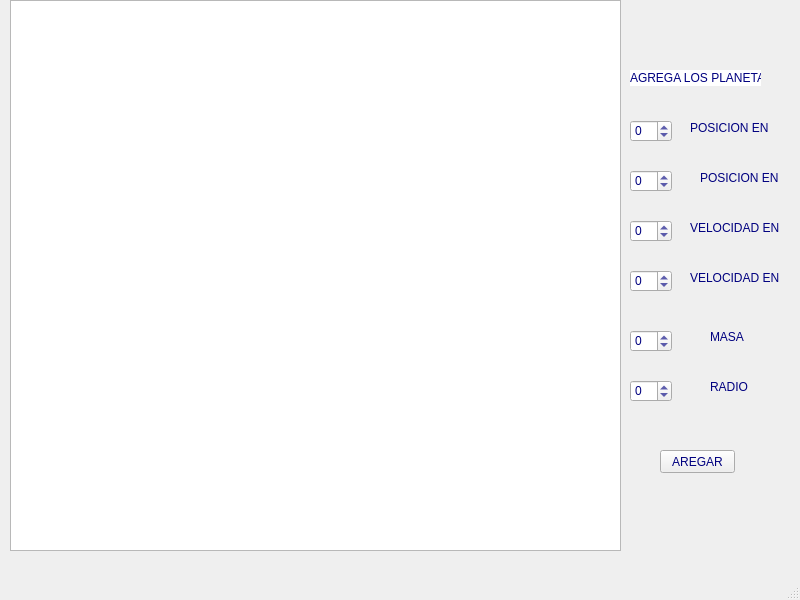
<?xml version="1.0" encoding="UTF-8"?>
<ui version="4.0">
 <class>MainWindow</class>
 <widget class="QMainWindow" name="MainWindow">
  <property name="geometry">
   <rect>
    <x>0</x>
    <y>0</y>
    <width>800</width>
    <height>600</height>
   </rect>
  </property>
  <property name="windowTitle">
   <string>MainWindow</string>
  </property>
  <property name="styleSheet">
   <string notr="true">/*#graphicsView
{
background-image : url(:/IMAGENES/MAINMENU.png);
}*/
color: rgb(0, 0, 127);</string>
  </property>
  <widget class="QWidget" name="centralwidget">
   <widget class="QSpinBox" name="spinBox">
    <property name="geometry">
     <rect>
      <x>630</x>
      <y>120</y>
      <width>42</width>
      <height>22</height>
     </rect>
    </property>
    <property name="minimumSize">
     <size>
      <width>0</width>
      <height>0</height>
     </size>
    </property>
    <property name="minimum">
     <number>-100000</number>
    </property>
    <property name="maximum">
     <number>100000</number>
    </property>
   </widget>
   <widget class="QSpinBox" name="spinBox_2">
    <property name="geometry">
     <rect>
      <x>630</x>
      <y>170</y>
      <width>42</width>
      <height>22</height>
     </rect>
    </property>
    <property name="minimum">
     <number>-10000</number>
    </property>
   </widget>
   <widget class="QSpinBox" name="spinBox_3">
    <property name="geometry">
     <rect>
      <x>630</x>
      <y>220</y>
      <width>42</width>
      <height>22</height>
     </rect>
    </property>
    <property name="minimum">
     <number>-100000</number>
    </property>
    <property name="maximum">
     <number>10000000</number>
    </property>
   </widget>
   <widget class="QSpinBox" name="spinBox_4">
    <property name="geometry">
     <rect>
      <x>630</x>
      <y>270</y>
      <width>42</width>
      <height>22</height>
     </rect>
    </property>
    <property name="minimum">
     <number>-1000000</number>
    </property>
   </widget>
   <widget class="QSpinBox" name="spinBox_5">
    <property name="geometry">
     <rect>
      <x>630</x>
      <y>330</y>
      <width>42</width>
      <height>22</height>
     </rect>
    </property>
    <property name="minimum">
     <number>-1000000</number>
    </property>
    <property name="maximum">
     <number>100000</number>
    </property>
   </widget>
   <widget class="QSpinBox" name="spinBox_6">
    <property name="geometry">
     <rect>
      <x>630</x>
      <y>380</y>
      <width>42</width>
      <height>22</height>
     </rect>
    </property>
    <property name="minimum">
     <number>-10000</number>
    </property>
    <property name="maximum">
     <number>1000000</number>
    </property>
   </widget>
   <widget class="QPushButton" name="pushButton_2">
    <property name="geometry">
     <rect>
      <x>660</x>
      <y>450</y>
      <width>75</width>
      <height>23</height>
     </rect>
    </property>
    <property name="text">
     <string>AREGAR</string>
    </property>
   </widget>
   <widget class="QLabel" name="label">
    <property name="geometry">
     <rect>
      <x>630</x>
      <y>70</y>
      <width>131</width>
      <height>16</height>
     </rect>
    </property>
    <property name="styleSheet">
     <string notr="true">background-color: rgb(255, 255, 255);</string>
    </property>
    <property name="text">
     <string>AGREGA LOS PLANETAS</string>
    </property>
   </widget>
   <widget class="QLabel" name="label_2">
    <property name="geometry">
     <rect>
      <x>690</x>
      <y>120</y>
      <width>81</width>
      <height>16</height>
     </rect>
    </property>
    <property name="text">
     <string>POSICION EN X</string>
    </property>
   </widget>
   <widget class="QLabel" name="label_3">
    <property name="geometry">
     <rect>
      <x>700</x>
      <y>170</y>
      <width>81</width>
      <height>16</height>
     </rect>
    </property>
    <property name="text">
     <string>POSICION EN Y</string>
    </property>
   </widget>
   <widget class="QLabel" name="label_4">
    <property name="geometry">
     <rect>
      <x>690</x>
      <y>220</y>
      <width>91</width>
      <height>16</height>
     </rect>
    </property>
    <property name="text">
     <string>VELOCIDAD EN X</string>
    </property>
   </widget>
   <widget class="QLabel" name="label_5">
    <property name="geometry">
     <rect>
      <x>690</x>
      <y>270</y>
      <width>91</width>
      <height>16</height>
     </rect>
    </property>
    <property name="text">
     <string>VELOCIDAD EN Y</string>
    </property>
   </widget>
   <widget class="QLabel" name="label_6">
    <property name="geometry">
     <rect>
      <x>710</x>
      <y>330</y>
      <width>47</width>
      <height>13</height>
     </rect>
    </property>
    <property name="text">
     <string>MASA</string>
    </property>
   </widget>
   <widget class="QLabel" name="label_7">
    <property name="geometry">
     <rect>
      <x>710</x>
      <y>380</y>
      <width>47</width>
      <height>13</height>
     </rect>
    </property>
    <property name="text">
     <string>RADIO </string>
    </property>
   </widget>
   <widget class="QGraphicsView" name="graphicsView">
    <property name="geometry">
     <rect>
      <x>10</x>
      <y>0</y>
      <width>611</width>
      <height>551</height>
     </rect>
    </property>
   </widget>
  </widget>
  <widget class="QMenuBar" name="menubar">
   <property name="geometry">
    <rect>
     <x>0</x>
     <y>0</y>
     <width>800</width>
     <height>21</height>
    </rect>
   </property>
  </widget>
  <widget class="QStatusBar" name="statusbar"/>
 </widget>
 <resources/>
 <connections/>
</ui>
